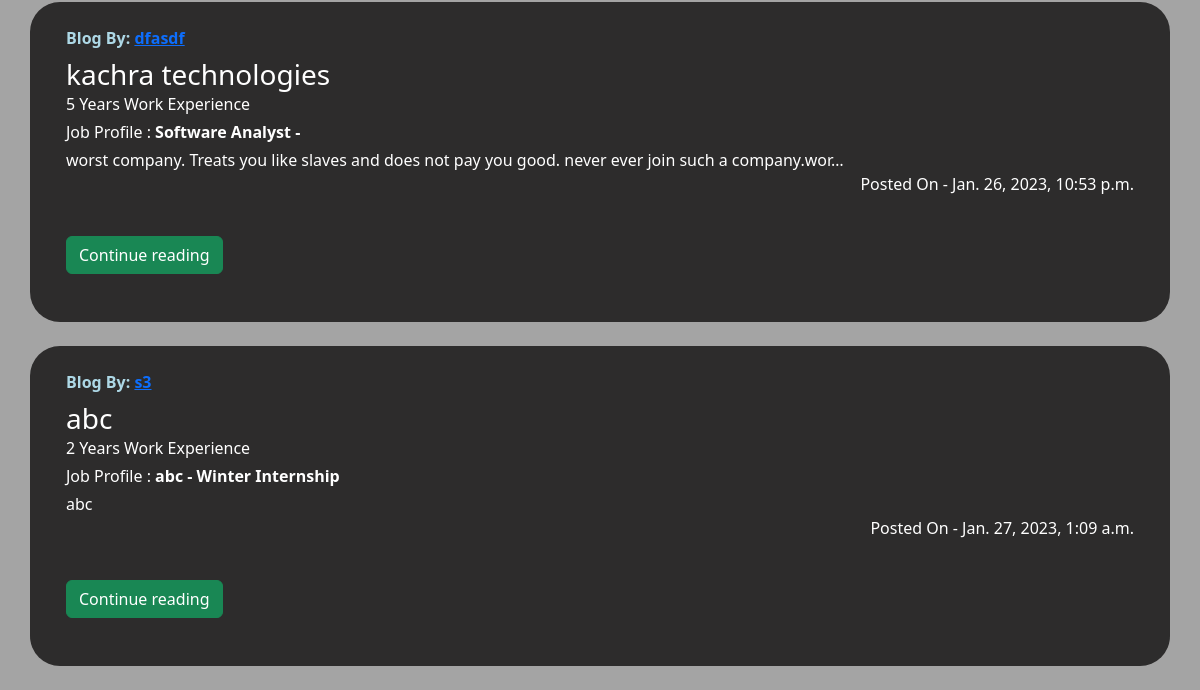
The app's page /home (lower part), older data.
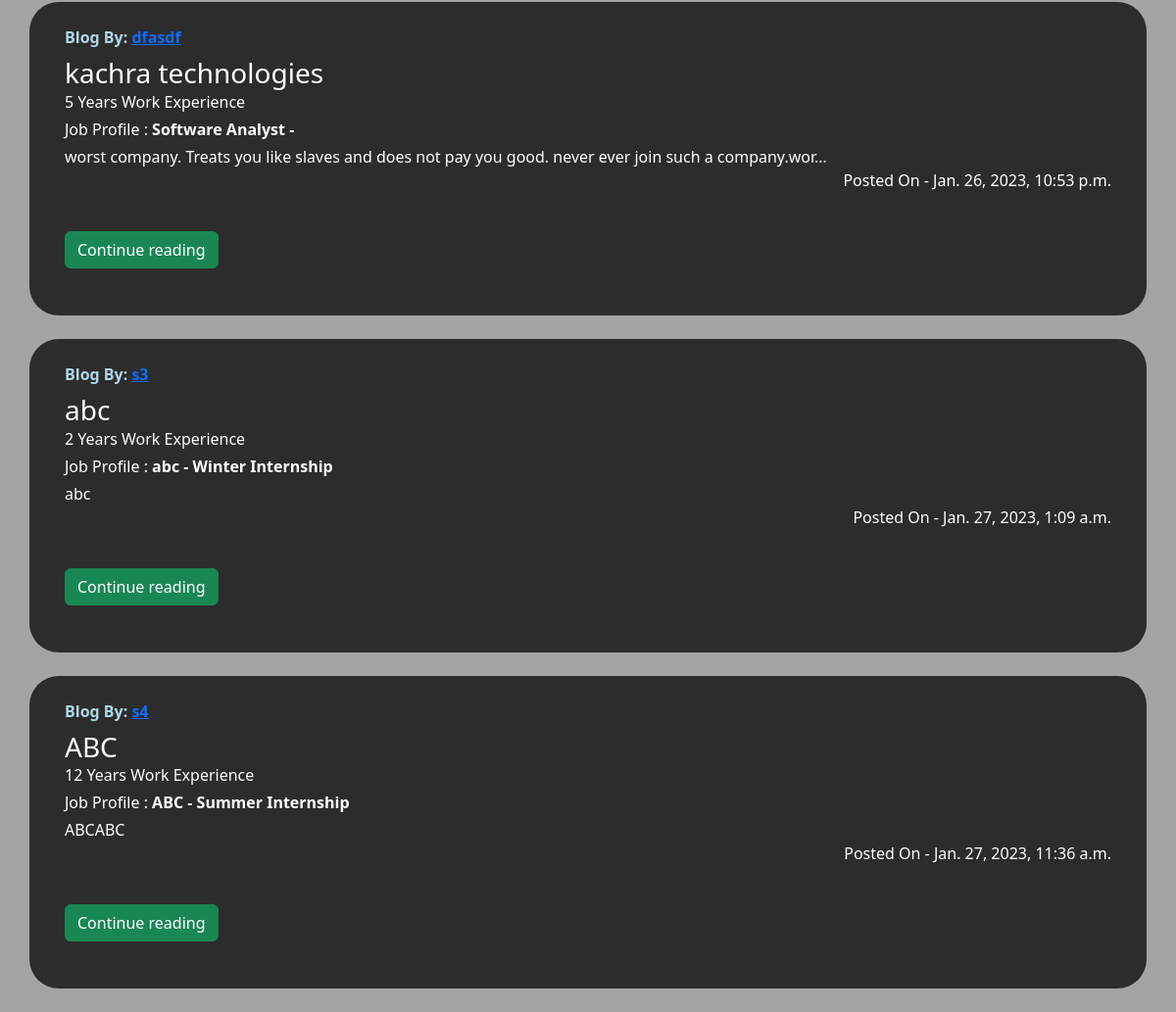
The same page, newer data.
### blog/models.py (models this page shows, shortened)
class Blog(models.Model):
    id=models.BigAutoField(primary_key=True)
    company_name=models.CharField(max_length=100)
    job_profile=models.CharField(max_length=100)
    work_ex=models.IntegerField()
    offer_type=models.CharField(max_length=50)
    experience=RichTextField(blank=True,null=True)
    slug = AutoSlugField(populate_from='company_name',unique=True,default=None)
    rate=models.IntegerField(validators=[MaxValueValidator(10),MinValueValidator(0)], null=True)
    author=models.CharField(max_length=50, null=True)
    favourites=models.ManyToManyField(User, default=None, blank=True)
    updated_at=models.DateTimeField(auto_now_add=True)

### blog/views.py (the view)
# urls.py: path('home',views.home,name="Home"),
def home(request):
    all_objects=Blog.objects.all()
    param={"all_objects":all_objects}
    return render(request,'blog/home.html',param)

### blog/templates/blog/home.html (shortened to what this page needs)
{% extends 'blog/base.html' %}
{% block body %}
{% for i in all_objects %}
<div class="container blog_my">
  <div class="col p-4 d-flex flex-column position-static mb-4 mt-4">
    <strong class="d-inline-block mb-2" style="color:lightblue">Blog By: <a href="profile/{{i.author}}">{{i.author}}</a></strong>
    <h3 class="mb-0">{{i.company_name}}</h3>
    <div class="mb-1 ">{{i.work_ex}} Years Work Experience</div>
    <div class="mb-1">Job Profile : <b>{{i.job_profile}} - {{i.offer_type}}</b></div>
    <p class="card-text mb-auto">{{i.experience|safe|truncatechars:100}}</p>
    <p style="text-align:right">Posted On - {{i.updated_at}}</p>
    <div>
      <a href="view/{{i.slug}}" role="button" class="btn btn-success my-4">Continue reading</a>
    </div>
  </div>
</div>
{% endfor %}
{% endblock %}

Row changes from the older to the newer data that the page shows:
added Blog: author "s4", company_name "ABC", work_ex "12", job_profile "ABC", offer_type "Summer Internship", experience "ABCABC", updated_at "Jan. 27, 2023, 11:36 a.m."
